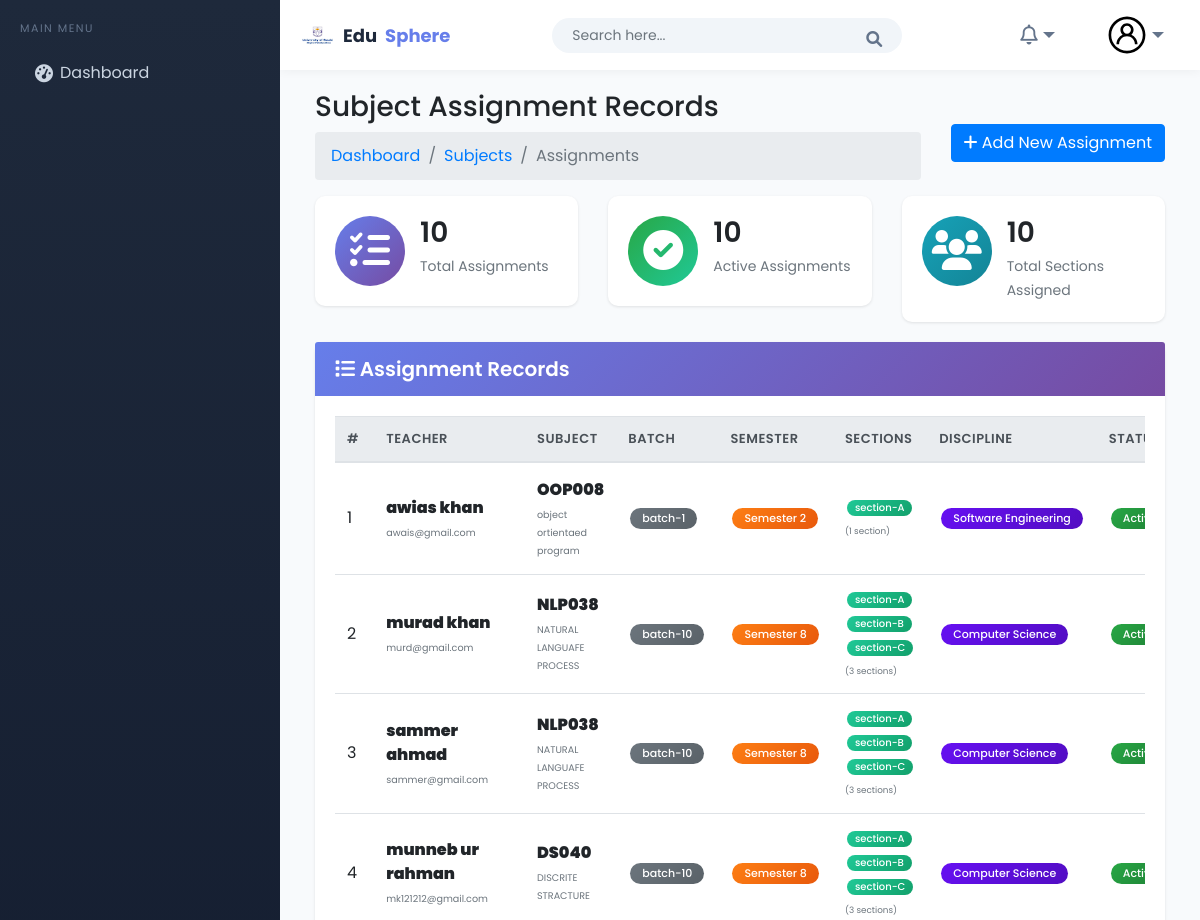
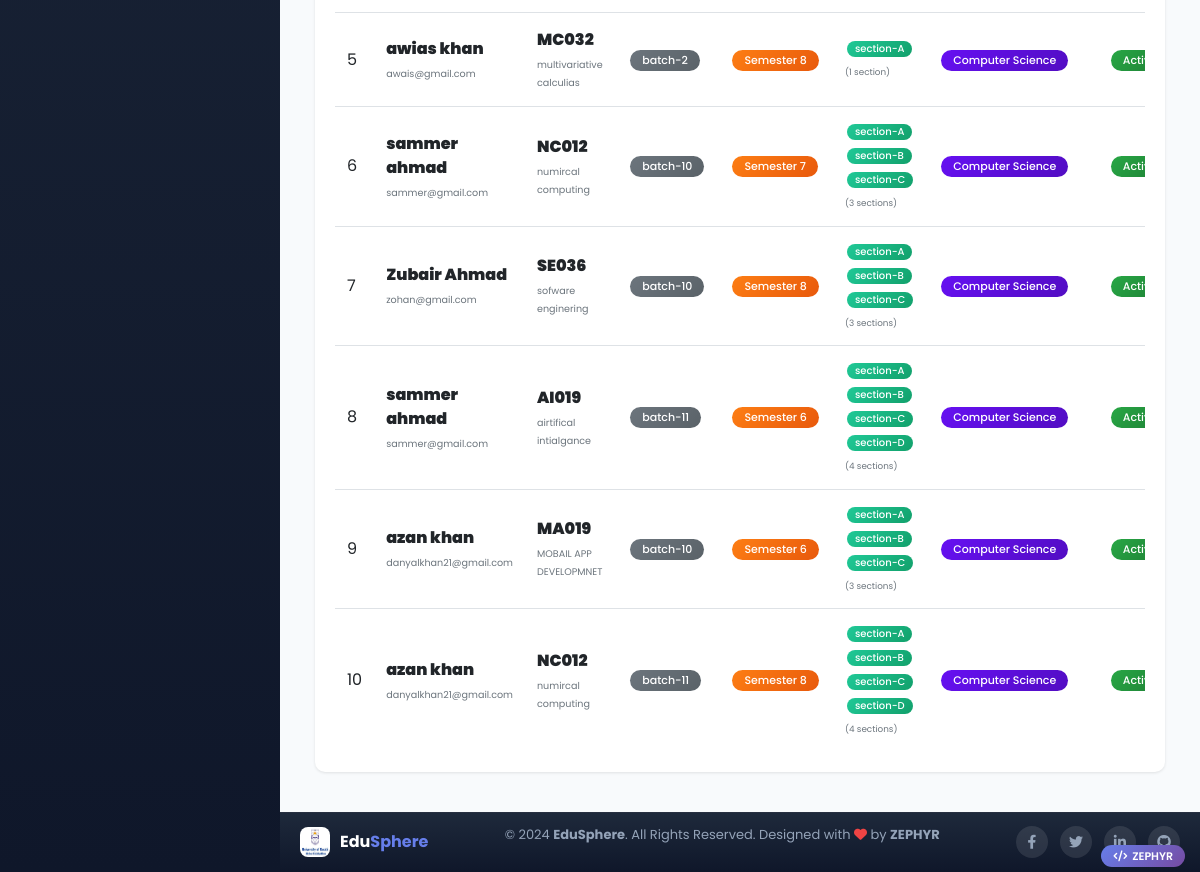
The page /subjectassign/view/ on the database as committed earlier (2 pictures, top to bottom).
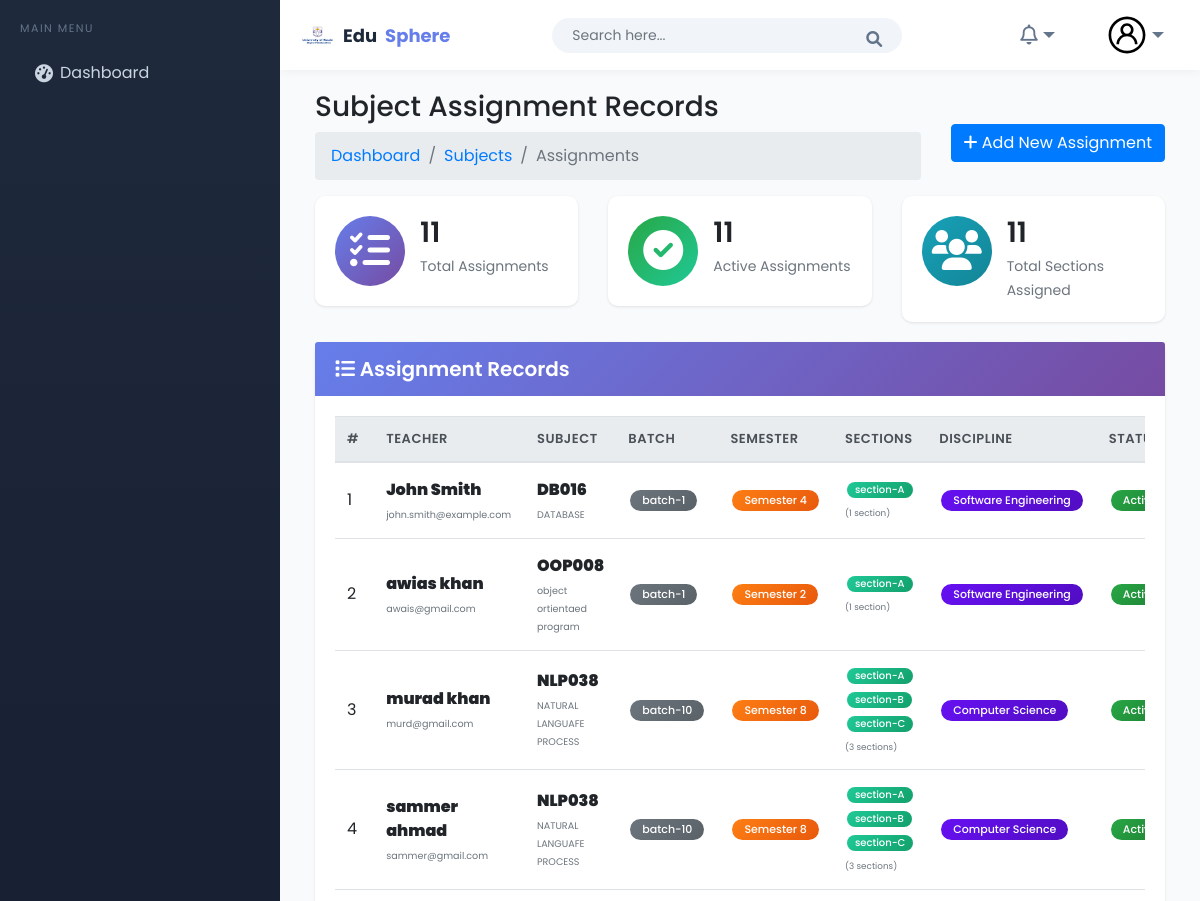
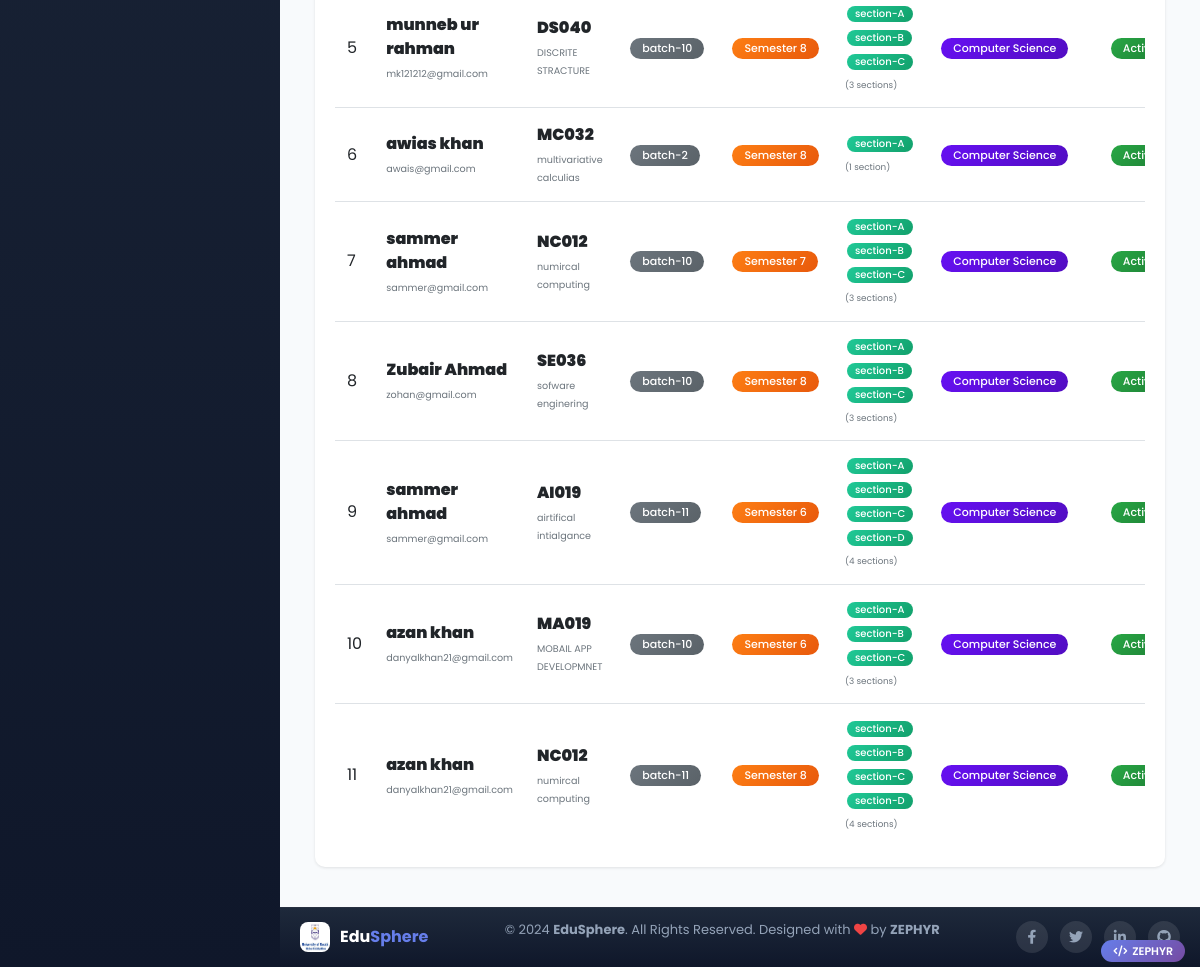
The same page on the database as committed later (2 pictures, top to bottom).
### subject/models.py (models this page shows, shortened)
class SubjectAssign(models.Model):
    teacher = models.ForeignKey(
        Teacher,
        on_delete=models.CASCADE,
        related_name="assigned_subjects",
        verbose_name="Teacher",
        help_text="Select the teacher for this subject"
    )
    subject = models.ForeignKey(
        Subject,
        on_delete=models.CASCADE,
        related_name="assigned_teachers",
        verbose_name="Subject",
        help_text="Select the subject to assign"
    )
    batch = models.ForeignKey(
        Batch,
        on_delete=models.CASCADE,
        related_name="subject_assignments",
        verbose_name="Batch",
        help_text="Select the batch for this assignment"
    )
    semester = models.ForeignKey(
        Semester,
        on_delete=models.CASCADE,
        related_name="subject_assignments",
        verbose_name="Semester",
        help_text="Select the semester for this assignment"
    )
    sections = models.ManyToManyField(
        Section,
        related_name="subject_assignments",
        verbose_name="Sections",
        help_text="Select multiple sections for this assignment"
    )
    assigned_date = models.DateField(
        auto_now_add=True,
        verbose_name="Assigned Date"
    )
    discipline = models.ForeignKey(
        Discipline,
        on_delete=models.CASCADE,
        verbose_name="Discipline"
    )
    is_active = models.BooleanField(
        default=True,
        verbose_name="Active SubjectAssign"
    )
    class Meta:
        verbose_name = "Subject Assignment"
        verbose_name_plural = "Subject Assignments"
        unique_together = ['teacher', 'subject', 'batch', 'semester']
        ordering = ['teacher', 'subject']

class Subject(models.Model):
    SUBJECT_TYPE_CHOICES = [
        ('core', 'Core'),
        ('elective', 'Elective'),
    ]
    name = models.CharField(
        max_length=100,
        verbose_name="Subject Name",
        help_text="Enter the full name of the subject"
    )
    code = models.CharField(
        max_length=20,
        unique=True,
        verbose_name="Subject Code",
        help_text="Short code for the subject (e.g., CS101)"
    )
    subject_type = models.CharField(
        max_length=10,
        choices=SUBJECT_TYPE_CHOICES,
        default='core',
        verbose_name="Subject Type"
    )
    prerequisites = models.ManyToManyField(
        'self',
        symmetrical=False,
        blank=True,
        verbose_name="Prerequisite Subjects",
        help_text="Select subjects that must be completed before taking this subject",
        related_name='is_prerequisite_for'
    )
    credit_hours = models.PositiveSmallIntegerField(
        default=3,
        validators=[
            MinValueValidator(1),
            MaxValueValidator(10)
        ],
        verbose_name="Credit Hours",
        help_text="Number of credit hours for this subject"
    )
    description = models.TextField(
        blank=True,
        null=True,
        verbose_name="Description",
        help_text="Optional description about the subject"
    )
    created_at = models.DateTimeField(auto_now_add=True)
    updated_at = models.DateTimeField(auto_now=True)
    is_active = models.BooleanField(default=True)
    class Meta:
        verbose_name = "Subject"
        verbose_name_plural = "Subjects"
        ordering = ['code']

### teachers/models.py (models this page shows, shortened)
class Teacher(models.Model):  #
    user = models.OneToOneField(CustomUser, on_delete=models.CASCADE, related_name="teacher", null=True, blank=True)
    first_name = models.CharField(max_length=100)
    last_name = models.CharField(max_length=100)
    father_name = models.CharField(max_length=100)
    teacher_id = models.CharField(max_length=20, unique=True)
    gender = models.CharField(max_length=10, choices=[('Male','Male'),('Female','Female'),('Others','Others')], blank=True, null=True)
    date_of_birth = models.DateField(null=True, blank=True)
    salary = models.DecimalField(max_digits=10, decimal_places=2,blank=True,null=True)
    religion = models.CharField(max_length=50, blank=True)
    joining_date = models.DateField(null=True, blank=True)
    mobile_number = models.CharField(max_length=15)
    email = models.EmailField(max_length=100)
    field = models.CharField(max_length=50, verbose_name="Specialization")
    experience = models.PositiveIntegerField(blank=True,null=True)
    teacher_image = models.ImageField(upload_to='teachers/', blank=True)
    slug = models.SlugField(max_length=255, unique=True, blank=True)
    is_active = models.BooleanField(default=True)
    role = models.CharField(max_length=50, blank=True, default="Teacher")
    class Meta:
        ordering = ['first_name', 'last_name']
        verbose_name = "Teacher"
        verbose_name_plural = "Teachers"

### Academic/models.py (models this page shows, shortened)
class Batch(models.Model):
    name = models.CharField(max_length=10)
    start_session = models.CharField(max_length=10)
    end_session = models.CharField(max_length=10)
    discipline = models.ForeignKey(Discipline, on_delete=models.CASCADE)

class Semester(models.Model):
    number = models.IntegerField(
        validators=[MinValueValidator(1), MaxValueValidator(8)],
        unique=True
    )

class Section(models.Model):  # Changed from Sections to Section (singular)
    name = models.CharField(max_length=10)
    batch = models.ForeignKey(Batch, on_delete=models.CASCADE)
    discipline = models.ForeignKey(Discipline, on_delete=models.CASCADE)
    class Meta:
        unique_together = ('name', 'batch')

class Discipline(models.Model):  # Fixed spelling from Decipline to Discipline
    PROGRAM_CHOICES = [
        ('BS', 'BS'),
        ('MS', 'MS'),
        ('PhD', 'PhD'),
    ]
    FIELD_CHOICES = [
        ('Computer Science', 'Computer Science'),
        ('Software Engineering', 'Software Engineering'),
        ('Artificial Intelligence', 'Artificial Intelligence'),
        ('Cyber Security', 'Cyber Security'),
        ('Data Science', 'Data Science'),
    ]
    program = models.CharField(max_length=40, choices=PROGRAM_CHOICES)
    field = models.CharField(max_length=40, choices=FIELD_CHOICES)
    class Meta:
        unique_together = ('program', 'field')
        verbose_name_plural = "Disciplines"

### subject/views.py (the view)
# urls.py: path('assign/view/', views.show_subject_assign, name='show_subject_assign'),
def show_subject_assign(request):
    assigns = SubjectAssign.objects.select_related(
        "teacher", "subject", "batch", "semester", "discipline"
    ).prefetch_related("sections").order_by('-id')
    subject_id = request.GET.get('subject')
    teacher_id = request.GET.get('teacher')
    batch_id = request.GET.get('batch')
    semester_id = request.GET.get('semester')
    if subject_id:
        assigns = assigns.filter(subject_id=subject_id)
    if teacher_id:
        assigns = assigns.filter(teacher_id=teacher_id)
    if batch_id:
        assigns = assigns.filter(batch_id=batch_id)
    if semester_id:
        assigns = assigns.filter(semester_id=semester_id)
    context = {
        "assigns": assigns,
        "subjects": Subject.objects.filter(is_active=True),
        "teachers": Teacher.objects.all(),
        "batches": Batch.objects.all(),
        "semesters": Semester.objects.all(),
    }
    return render(request, "subject/show-subject-assign-record.html", context)

### home_auth/context_processors.py (called while the page is built, shortened)
def user_role_context(request):
    return {'user_role': None}

### templates/subject/show-subject-assign-record.html (shortened to what the changed rows need)
{% extends "Home/base.html" %}
{% load static %}
{% block body %}
<div class="page-wrapper">
    <div class="content container-fluid">
        <div class="row">
            <div class="col-md-4">
                <div class="card dash-widget">
                    <div class="card-body">
                        <div class="dash-widget-info">
                            <h3>{{ assigns|length }}</h3>
                            <span>Total Assignments</span>
                        </div>
                    </div>
                </div>
            </div>
            <div class="col-md-4">
                <div class="card dash-widget">
                    <div class="card-body">
                        <div class="dash-widget-info">
                            <h3>{{ assigns|length }}</h3>
                            <span>Active Assignments</span>
                        </div>
                    </div>
                </div>
            </div>
            <div class="col-md-4">
                <div class="card dash-widget">
                    <div class="card-body">
                        <div class="dash-widget-info">
                            <h3>{{ assigns|length }}</h3>
                            <span>Total Sections Assigned</span>
                        </div>
                    </div>
                </div>
            </div>
        </div>
        <div class="card">
            <div class="card-body">
                <div class="table-responsive">
                    <table class="table table-hover table-center mb-0">
                        <thead class="thead-light">
                            <tr>
                                <th>#</th>
                                <th>Teacher</th>
                                <th>Subject</th>
                                <th>Batch</th>
                                <th>Semester</th>
                                <th>Sections</th>
                                <th>Discipline</th>
                                <th>Status</th>
                            </tr>
                        </thead>
                        <tbody>
                            {% for assign in assigns %}
                            <tr>
                                <td>{{ forloop.counter }}</td>
                                <td>
                                    <div class="teacher-info">
                                        <div class="teacher-name">
                                            <strong>{{ assign.teacher.first_name }} {{ assign.teacher.last_name }}</strong>
                                        </div>
                                        <div class="teacher-email">
                                            <small class="text-muted">{{ assign.teacher.email|default:"No email" }}</small>
                                        </div>
                                    </div>
                                </td>
                                <td>
                                    <div class="subject-info">
                                        <div class="subject-code">
                                            <strong>{{ assign.subject.code }}</strong>
                                        </div>
                                        <div class="subject-name">
                                            <small class="text-muted">{{ assign.subject.name|truncatechars:30 }}</small>
                                        </div>
                                    </div>
                                </td>
                                <td><span class="badge badge-batch">{{ assign.batch.name }}</span></td>
                                <td><span class="badge badge-semester">Semester {{ assign.semester.number }}</span></td>
                                <td class="sections-cell">
                                    {% with sections=assign.sections.all %}
                                        {% if sections %}
                                            <div class="sections-list">
                                                {% for section in sections %}
                                                    <span class="badge badge-section">{{ section.name }}</span>
                                                {% endfor %}
                                            </div>
                                            <div class="sections-count text-muted mt-1">
                                                <small>({{ sections|length }} section{{ sections|length|pluralize }})</small>
                                            </div>
                                        {% else %}
                                            <span class="badge badge-warning">No Sections</span>
                                        {% endif %}
                                    {% endwith %}
                                </td>
                                <td><span class="badge badge-discipline">{{ assign.discipline.field|truncatechars:20 }}</span></td>
                                <td>
                                    {% if assign.is_active %}
                                        <span class="badge badge-success">Active</span>
                                    {% else %}
                                        <span class="badge badge-danger">Inactive</span>
                                    {% endif %}
                                </td>
                            </tr>
                            {% endfor %}
                        </tbody>
                    </table>
                </div>
            </div>
        </div>
    </div>
</div>
{% endblock %}

Rows that differ between the two databases and show on the page:
added SubjectAssign: teacher.first_name "John", teacher.last_name "Smith", teacher.email "john.smith@example.com", subject.code "DB016", subject.name "DATABASE", batch.name "batch-1", semester.number "4", sections.all|length "1", discipline.field "Software Engineering", is_active "Active", Section (name "section-A")
Other text that changed with them:
{{ assigns|length }}: "10" → "11"
